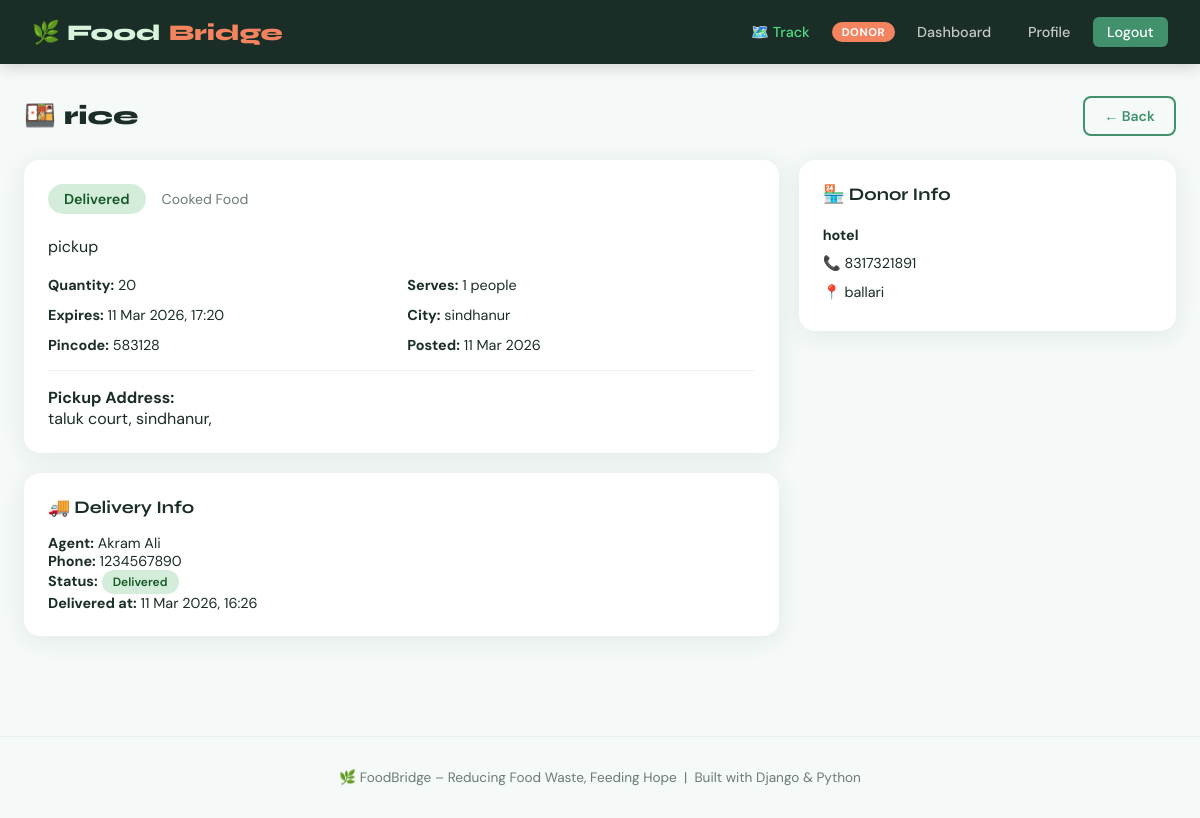
Page /donation/1/ (signed in) on the committed database.
### core/models.py (models this page shows, shortened)
class UserProfile(models.Model):
    ROLE_CHOICES = [
        ('donor', 'Food Donor'),
        ('delivery', 'Delivery Agent'),
        ('receiver', 'Receiver'),
    ]
    user = models.OneToOneField(User, on_delete=models.CASCADE, related_name='profile')
    role = models.CharField(max_length=20, choices=ROLE_CHOICES)
    phone = models.CharField(max_length=15, blank=True)
    address = models.TextField(blank=True)
    city = models.CharField(max_length=100, blank=True)
    pincode = models.CharField(max_length=10, blank=True)
    organization_name = models.CharField(max_length=200, blank=True)
    is_available = models.BooleanField(default=True)
    profile_pic = models.ImageField(upload_to='profiles/', blank=True, null=True)
    created_at = models.DateTimeField(auto_now_add=True)

class FoodDonation(models.Model):
    STATUS_CHOICES = [
        ('available', 'Available'),
        ('assigned', 'Assigned to Delivery'),
        ('in_transit', 'In Transit'),
        ('delivered', 'Delivered'),
        ('expired', 'Expired'),
        ('cancelled', 'Cancelled'),
    ]
    FOOD_TYPE_CHOICES = [
        ('cooked', 'Cooked Food'),
        ('raw', 'Raw Ingredients'),
        ('packaged', 'Packaged Food'),
        ('fruits_vegetables', 'Fruits & Vegetables'),
        ('bakery', 'Bakery Items'),
        ('dairy', 'Dairy Products'),
        ('other', 'Other'),
    ]
    donor = models.ForeignKey(User, on_delete=models.CASCADE, related_name='donations')
    title = models.CharField(max_length=200)
    description = models.TextField()
    food_type = models.CharField(max_length=30, choices=FOOD_TYPE_CHOICES)
    quantity = models.CharField(max_length=100)
    serves_people = models.PositiveIntegerField(default=1)
    cooking_time = models.DateTimeField(null=True, blank=True, help_text="When was the food cooked?")
    expiry_time = models.DateTimeField()
    pickup_address = models.TextField()
    city = models.CharField(max_length=100)
    pincode = models.CharField(max_length=10)
    status = models.CharField(max_length=20, choices=STATUS_CHOICES, default='available')
    food_image = models.ImageField(upload_to='food/', blank=True, null=True)
    created_at = models.DateTimeField(auto_now_add=True)
    updated_at = models.DateTimeField(auto_now=True)
    receiver = models.ForeignKey(User, on_delete=models.SET_NULL, null=True, blank=True,
                                  related_name='received_donations')
    delivery_agent = models.ForeignKey(User, on_delete=models.SET_NULL, null=True, blank=True,
                                        related_name='deliveries')
    class Meta:
        ordering = ['-created_at']

class DeliveryRequest(models.Model):
    STATUS_CHOICES = [
        ('pending', 'Pending'),
        ('accepted', 'Accepted'),
        ('picked_up', 'Picked Up'),
        ('delivered', 'Delivered'),
        ('failed', 'Failed'),
    ]
    donation = models.OneToOneField(FoodDonation, on_delete=models.CASCADE, related_name='delivery_request')
    delivery_agent = models.ForeignKey(User, on_delete=models.CASCADE, related_name='delivery_tasks')
    status = models.CharField(max_length=20, choices=STATUS_CHOICES, default='pending')
    accepted_at = models.DateTimeField(null=True, blank=True)
    picked_up_at = models.DateTimeField(null=True, blank=True)
    delivered_at = models.DateTimeField(null=True, blank=True)
    notes = models.TextField(blank=True)
    created_at = models.DateTimeField(auto_now_add=True)
    current_latitude = models.DecimalField(max_digits=9, decimal_places=6, null=True, blank=True)
    current_longitude = models.DecimalField(max_digits=9, decimal_places=6, null=True, blank=True)
    last_location_update = models.DateTimeField(null=True, blank=True)

### core/views.py (the view)
# urls.py: path('donation/<int:pk>/', views.donation_detail, name='donation_detail'),
@login_required
def donation_detail(request, pk):
    donation = get_object_or_404(FoodDonation, pk=pk)
    feedbacks = donation.feedbacks.all()
    delivery_req = getattr(donation, 'delivery_request', None)
    return render(request, 'core/donation_detail.html', {
        'donation': donation, 'feedbacks': feedbacks, 'delivery_req': delivery_req
    })

### core/templates/core/donation_detail.html (shortened to what this page needs)
{% extends 'core/base.html' %}
{% block content %}
<div class="page-header">
    <h1>🍱 {{ donation.title }}</h1>
    <a href="javascript:history.back()" class="btn btn-outline">← Back</a>
</div>
<div style="display:grid;grid-template-columns:2fr 1fr;gap:1.25rem;">
    <div>
        <div class="card" style="margin-bottom:1.25rem;">
            <div style="display:flex;align-items:center;gap:1rem;margin-bottom:1.25rem;">
                <span class="badge badge-{{ donation.status }}" style="font-size:0.9rem;padding:0.4rem 1rem;">{{ donation.get_status_display }}</span>
                <span style="color:var(--gray);font-size:0.88rem;">{{ donation.get_food_type_display }}</span>
            </div>
            <p style="margin-bottom:1rem;line-height:1.6;">{{ donation.description }}</p>
            <div style="display:grid;grid-template-columns:1fr 1fr;gap:0.75rem;font-size:0.9rem;">
                <div><strong>Quantity:</strong> {{ donation.quantity }}</div>
                <div><strong>Serves:</strong> {{ donation.serves_people }} people</div>
                <div><strong>Expires:</strong> {{ donation.expiry_time|date:"d M Y, H:i" }}</div>
                <div><strong>City:</strong> {{ donation.city }}</div>
                <div><strong>Pincode:</strong> {{ donation.pincode }}</div>
                <div><strong>Posted:</strong> {{ donation.created_at|date:"d M Y" }}</div>
            </div>
            <hr style="margin:1rem 0;border:none;border-top:1px solid #eef4f0;">
            <div><strong>Pickup Address:</strong><br>{{ donation.pickup_address }}</div>
        </div>
        {% if delivery_req %}
        <div class="card" style="margin-bottom:1.25rem;">
            <div class="section-title">🚚 Delivery Info</div>
            <div style="font-size:0.9rem;">
                <p><strong>Agent:</strong> {{ delivery_req.delivery_agent.get_full_name }}</p>
                <p><strong>Phone:</strong> {{ delivery_req.delivery_agent.profile.phone }}</p>
                <p><strong>Status:</strong> <span class="badge badge-{{ delivery_req.status }}">{{ delivery_req.get_status_display }}</span></p>
                {% if delivery_req.delivered_at %}<p><strong>Delivered at:</strong> {{ delivery_req.delivered_at|date:"d M Y, H:i" }}</p>{% endif %}
            </div>
        </div>
        {% endif %}
    </div>
    <div>
        <div class="card">
            <div class="section-title">🏪 Donor Info</div>
            <div style="font-size:0.9rem;line-height:2;">
                <p><strong>{{ donation.donor.profile.organization_name|default:donation.donor.get_full_name }}</strong></p>
                <p>📞 {{ donation.donor.profile.phone }}</p>
                <p>📍 {{ donation.donor.profile.city }}</p>
            </div>
        </div>
    </div>
</div>
{% endblock %}

### core/templates/core/base.html (shortened to what this page needs)
<!DOCTYPE html>
<html lang="en">
<head>
</head>
<body>
<nav>
    <a class="nav-brand" href="{% url 'home' %}">🌿 Food<span>Bridge</span></a>
    <div class="nav-links">
        <a href="{% url 'tracker' %}" style="color: #4ade80;">🗺️ Track</a>
        {% if user.is_authenticated %}
            <span class="nav-role-badge">{{ user.profile.role }}</span>
            <a href="{% url 'dashboard' %}">Dashboard</a>
            <a href="{% url 'profile' %}">Profile</a>
            <a href="{% url 'logout' %}" class="btn-nav">Logout</a>
        {% else %}
            <a href="{% url 'login' %}">Login</a>
            <a href="{% url 'register' %}" class="btn-nav">Register</a>
        {% endif %}
    </div>
</nav>
<main>
    {% block content %}{% endblock %}
</main>
<footer>
    🌿 FoodBridge – Reducing Food Waste, Feeding Hope &nbsp;|&nbsp; Built with Django &amp; Python
</footer>
</body>
</html>

### core/templates/core/base.html (style rules this page uses)
:root { --green: #2d6a4f; --green-light: #40916c; --green-pale: #d8f3dc; --orange: #f4845f; --orange-light: #f9c784; --cream: #fefae0; --dark: #1b2d27; --gray: #6b7b74; --white: #ffffff; --shadow: 0 4px 24px rgba(45,106,79,0.10); }
* { margin: 0; padding: 0; box-sizing: border-box; }
body { font-family: 'DM Sans', sans-serif; background: #f5f9f7; color: var(--dark); min-height: 100vh; }
nav { background: var(--dark); padding: 0 2rem; display: flex; align-items: center; justify-content: space-between; height: 64px; position: sticky; top: 0; z-index: 100; box-shadow: 0 2px 16px rgba(0,0,0,0.18); }
.nav-brand { font-family: 'Syne', sans-serif; font-size: 1.4rem; font-weight: 800; color: var(--green-pale); text-decoration: none; display: flex; align-items: center; gap: 0.5rem; }
.nav-brand span { color: var(--orange); }
.nav-links { display: flex; align-items: center; gap: 0.5rem; }
.nav-links a { color: rgba(255,255,255,0.75); text-decoration: none; padding: 0.4rem 0.9rem; border-radius: 6px; font-size: 0.9rem; font-weight: 500; transition: all 0.2s; }
.nav-links a.btn-nav { background: var(--green-light); color: #fff; }
.nav-role-badge { background: var(--orange); color: #fff; font-size: 0.7rem; font-weight: 700; padding: 0.2rem 0.6rem; border-radius: 20px; text-transform: uppercase; letter-spacing: 0.05em; }
main { max-width: 1200px; margin: 0 auto; padding: 2rem 1.5rem; }
.card { background: var(--white); border-radius: 16px; padding: 1.5rem; box-shadow: var(--shadow); }
.btn { display: inline-flex; align-items: center; gap: 0.4rem; padding: 0.55rem 1.2rem; border-radius: 8px; font-weight: 600; font-size: 0.88rem; cursor: pointer; border: none; text-decoration: none; transition: all 0.2s; font-family: 'DM Sans', sans-serif; }
.btn-outline { background: transparent; border: 2px solid var(--green-light); color: var(--green-light); }
.badge { display: inline-block; padding: 0.25rem 0.7rem; border-radius: 20px; font-size: 0.75rem; font-weight: 600; }
.badge-delivered { background: #d4edda; color: #155724; }
.page-header { display: flex; align-items: center; justify-content: space-between; margin-bottom: 1.5rem; }
.page-header h1 { font-family: 'Syne', sans-serif; font-size: 1.6rem; font-weight: 800; }
.section-title { font-family: 'Syne', sans-serif; font-size: 1.1rem; font-weight: 700; margin-bottom: 1rem; display: flex; align-items: center; gap: 0.5rem; }
footer { text-align: center; padding: 2rem; color: var(--gray); font-size: 0.85rem; border-top: 1px solid #e8f0ec; margin-top: 3rem; }

### rows in the picture
FoodDonation: title "rice", status "Delivered", food_type "Cooked Food", description "pickup", quantity "20", serves_people "1", expiry_time "11 Mar 2026, 17:20", city "sindhanur", pincode "583128", created_at "11 Mar 2026", pickup_address "taluk court, sindhanur,", donor.profile.organization_name "hotel", donor.profile.phone "8317321891", donor.profile.city "ballari"
DeliveryRequest: delivery_agent.get_full_name "Akram Ali", delivery_agent.profile.phone "1234567890", status "Delivered", delivered_at "11 Mar 2026, 16:26"

### other values in the picture
{{ user.profile.role }} "DONOR"
